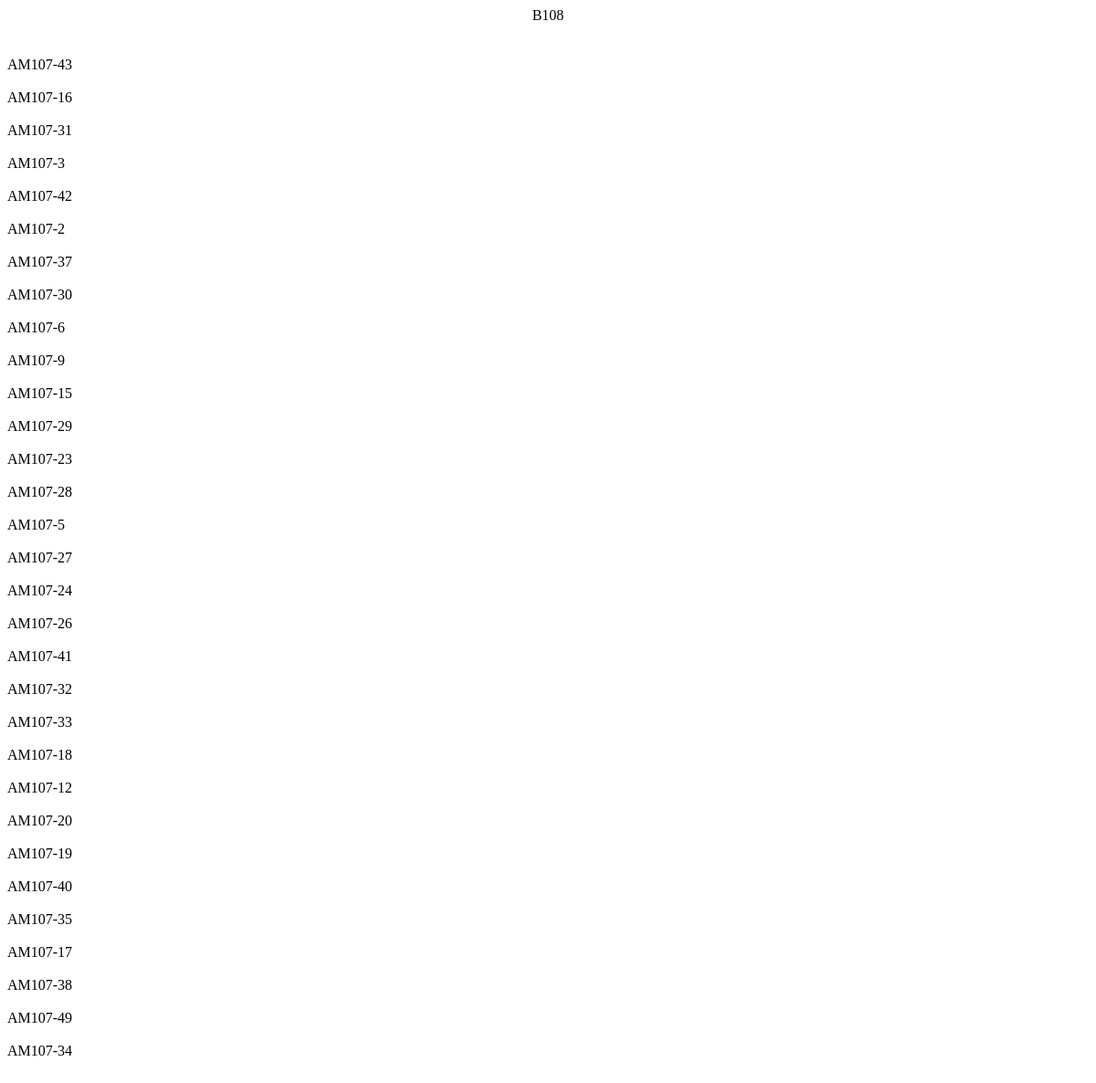
/Docker/php/salles/B108.php, run on an earlier commit of the app's database.
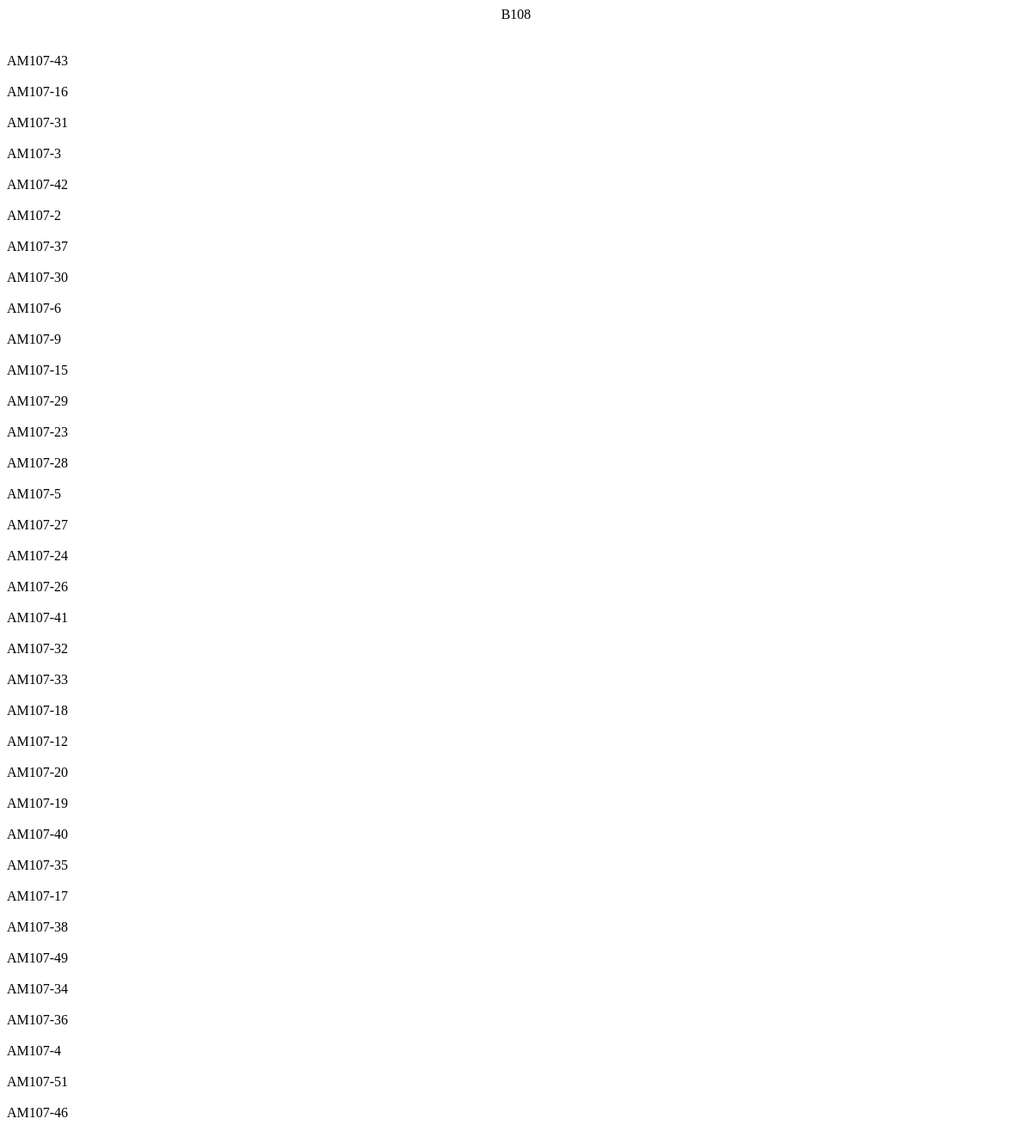
And on a later commit of the database.
### tables this page shows
CREATE TABLE `Device` (
  `id` int NOT NULL,
  `deviceName` varchar(50) NOT NULL,
  `room` varchar(25) NOT NULL,
  `floor` int NOT NULL,
  `building` char(1) NOT NULL
);

### Docker/php/salles/B108.php (the view, shortened to what this page needs)
<!DOCTYPE html>
<html lang="en">
<head>
    <link href="../css/header.css" rel="stylesheet">
</head>
<body>
    <?php
        include("../connect.inc.php");
    ?>
    <header id="head">
        <?php
            echo pathinfo($_SERVER["SCRIPT_FILENAME"], PATHINFO_FILENAME);
        ?>
    </header>
    <?php
        $query = $conn->prepare("SELECT * FROM Device");
        $query->execute();
        $result = $query->get_result();
        foreach($result as $row){
            echo $row['deviceName'] . '<br><br>';
        }
    ?>
</body>
</html>

### Docker/php/css/header.css (style rules this page uses)
#head { display: flex; justify-content: center; margin-bottom: 3% ; }

What changed in the data, as far as the page shows it:
added device: deviceName "AM107-36"
added device: deviceName "AM107-4"
added device: deviceName "AM107-51"
added device: deviceName "AM107-46"
